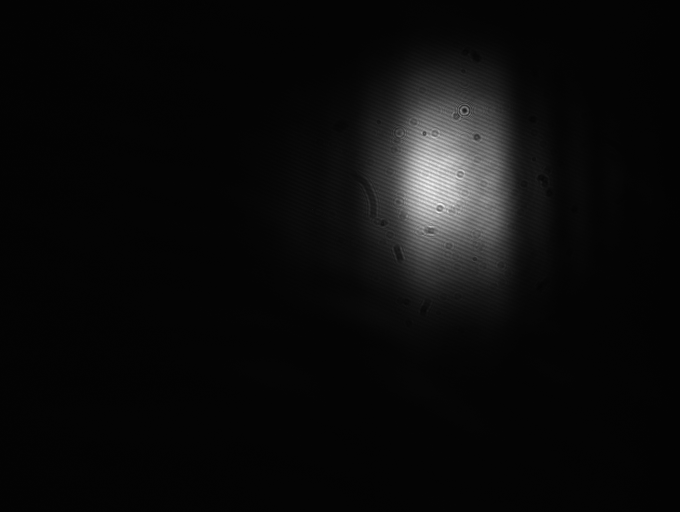
#> input picture examples/beam_profile/2025-8-22-det-beamshape-for-height-scans.bmp, 1360 x 1024 px (shown at 1/2 size)
$ jupyter execute --allow-errors 'R2 transition_unexpanded_beam_57mW.ipynb'   (shell and % lines are left out)
#> lines starting #> are read from the running program, lines starting #| are printed output that depends on the picture; after the words box and inside, x2 and y2 are one past the last pixel; in counts of white or black regions, pixels touching at a corner belong together
[cell 1]
from pathlib import Path
import pickle

import numpy as np
from scipy import constants as cst

import matplotlib.pyplot as plt
import tqdm

from centrex_tlf import states, hamiltonian, transitions, couplings, lindblad, utils
from centrex_tlf_julia_extension import lindblad_julia
# import cv2
import numpy as np
from scipy.optimize import curve_fit
import scipy.ndimage as ndimage

from PIL import Image

[cell 2]
plt.rcParams.update({"font.size": 14})

[cell 3]
cwd = Path().cwd()

# Setting up the system

#> (a cell that did not finish here is left out)

#> (a cell that did not finish here is left out)

#> (a cell that did not finish here is left out)

[cell 7]
from copy import deepcopy

#> (the rest of this cell did not finish here and is left out)

#> (a cell that did not finish here is left out)

## Detection Laser Beam Profile

### Read data from thorlabs beam profiler

## Beam profile after realignment with longer beamline

[cell 9]
import cv2


file_path = "beam_profile/2025-8-22-det-beamshape-for-height-scans.bmp"
# Open the image file
image = Image.open(file_path)
#> image is the input picture: PIL image 1360x1024 RGB; min 2, max 255, mean 11.7

# Convert the image to grayscale (optional, if you need a 2D array)
image = image.convert('L')
#> image: PIL image 1360x1024 L
# Convert the image to a NumPy array
image_array = np.array(image)
image_array = image_array[::-1, :]
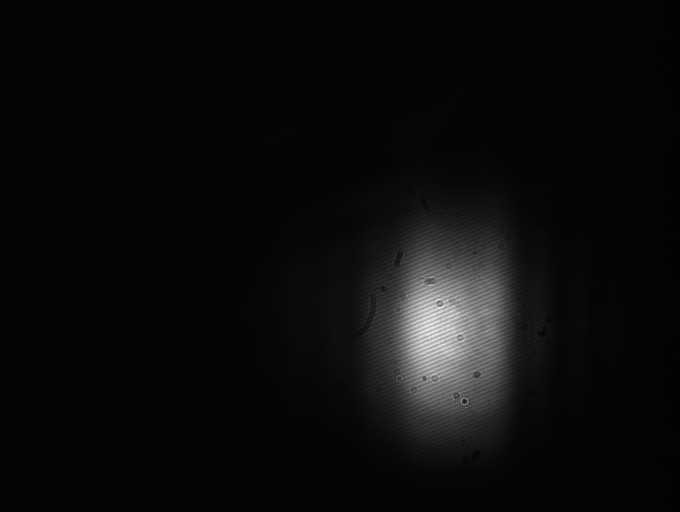
#> image_array: shape (1024, 1360) (shown at 1/2 size); min 2, max 255, mean 11.7
sensor_array = image_array

# Converting the array to uint8 format needed for OpenCV
image = (sensor_array).astype(np.uint8)

# Apply thresholding to create a binary mask of the non-zero data
_, thresholded = cv2.threshold(image, 60, 255, cv2.THRESH_BINARY)
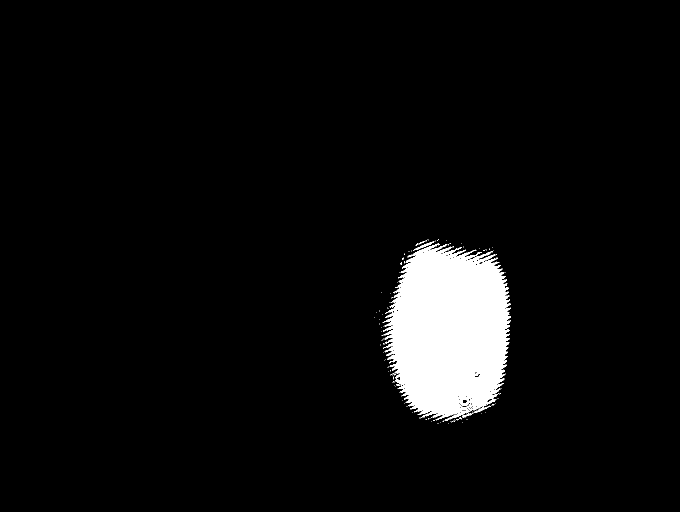
#> thresholded: shape (1024, 1360) (shown at 1/2 size); 4.8% white; 134 white regions (131 under 20 px)

# Find contours of the thresholded image to locate the non-zero areas
contours, _ = cv2.findContours(thresholded, cv2.RETR_EXTERNAL, cv2.CHAIN_APPROX_SIMPLE)
#> contours = 134 contours, 132 with area under 20; largest, box (x1, y1, x2, y2) and area: (763, 487, 1022, 842) 66090, (828, 482, 869, 501) 102

# Combine all contours into one to get a single enclosing circle
all_points = np.vstack(contours)
#> all_points = contour of 2600 points, box (x1, y1, x2, y2) (749, 478, 1022, 848), area 47782

# Find the minimum enclosing circle that covers all combined contours
(x, y), radius = cv2.minEnclosingCircle(all_points)
#> x = 899.2; y = 661.1; radius = 187.4
center = (int(x), int(y))
#> center = (899, 661)
radius = int(radius)
#> radius = 187

# Draw the enclosing circle on the original image
output_image = cv2.cvtColor(image, cv2.COLOR_GRAY2BGR)  # Convert to BGR for colored circle visualization
cv2.circle(output_image, center, radius, (0, 255, 0), 2)
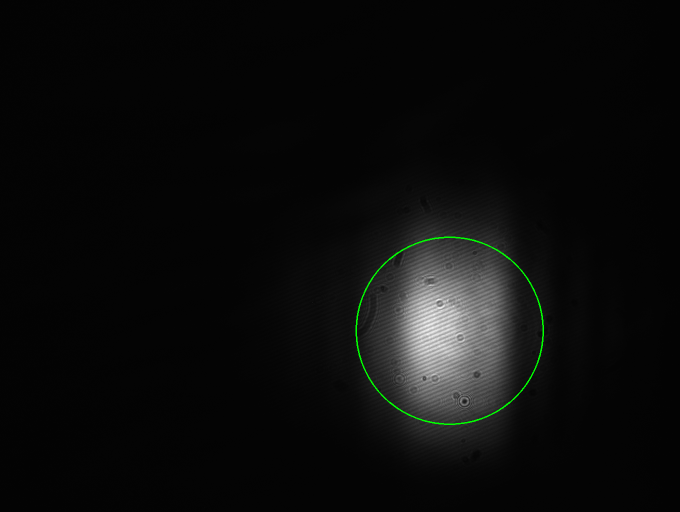
#> output_image: shape (1024, 1360, 3) (shown at 1/2 size); mean B, G, R 11.6, 12.2, 11.6


pixel_x_size, pixel_y_size = 8.77e-3/1360, 6.6e-3/1024

# Define a 2D Gaussian function
def gaussian_2d(xy, amplitude, xo, yo, sigma_x, sigma_y):
    x, y = xy
    xo = float(xo)
    yo = float(yo)
    g = amplitude * np.exp(-(((x - xo) ** 2) / (2 * sigma_x ** 2) + ((y - yo) ** 2) / (2 * sigma_y ** 2)))
    return g.ravel()

# Define the 2D Gaussian function with rotation
def gaussian_2d_rotated(coords, A, x0, y0, sigma_x, sigma_y, theta):
    x, y = coords
    a = np.cos(theta)**2 / (2*sigma_x**2) + np.sin(theta)**2 / (2*sigma_y**2)
    b = np.sin(2*theta) / (2*sigma_x**2) - np.sin(2*theta) / (2*sigma_y**2)
    c = np.sin(theta)**2 / (2*sigma_x**2) + np.cos(theta)**2 / (2*sigma_y**2)

    g = A * np.exp(- a*(x-x0)**2 - b*(x-x0)*(y-y0) - c*(y-y0)**2)
    return g.ravel()

# Initial guess for the Gaussian parameters
initial_guess = (80, 600, 400, 200, 200, 3.14)  # (A, x0, y0, sigma_x, sigma_y, theta)
# initial_guess = (20, 600, 600, 20, 20)  # (A, x0, y0, sigma_x, sigma_y)

img = ndimage.gaussian_filter(sensor_array, sigma=(10, 10), order=0)

# Generate a grid of x, y coordinates
x = np.arange(img.shape[1])
#> x = 1360 values from 0 to 1359
y = np.arange(img.shape[0])
#> y = 1024 values from 0 to 1023
x, y = np.meshgrid(x, y)

# Create a mask to select data within the circle
mask = (x - center[0])**2 + (y - center[1])**2 <= radius**2
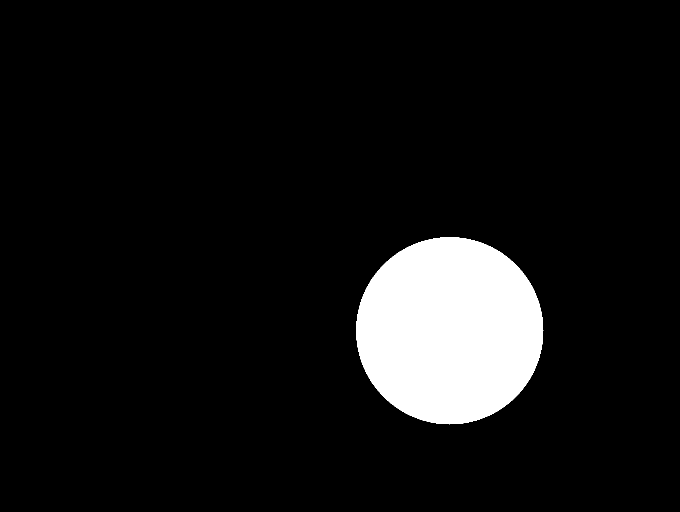
#> mask: shape (1024, 1360) bool (shown at 1/2 size); 7.9% white; 1 white region, box (x1, y1, x2, y2) and area: (712, 474, 1087, 849) 109845

# Apply the mask to extract the relevant data
x_data = x[mask]
y_data = y[mask]
z_data = img[mask]


# Fit the Gaussian model to the data
popt, pcov = curve_fit(gaussian_2d_rotated, (x_data, y_data), z_data, p0=initial_guess, bounds=([-np.inf, -np.inf, -np.inf, -np.inf, -np.inf, 0], [np.inf, np.inf, np.inf, np.inf, np.inf, 2*np.pi]))
#> popt = [194.3, 888.9, 662.3, 111.8, 82.29, 4.76]; pcov = [[0.0079, 6.34e-05, -2.61e-05, -0.00328, -0.00181, -2.44e-08], [6.34e-05, 0.00132, -7.02e-05, -3.84e-05, -4.88e-05, -3.32e-07], [-2.61e-05, -7.02e-05, 0.00271, 4.62e-05, 2.39e-06, 1.58e-06], [-0.00328, -3.84e-05, 4.62e-05, 0.00423, 0.00015, 3.39e-08], [-0.00181, -4.88e-05, 2.39e-06, 0.00015, 0.00152, 2.73e-08], [-2.44e-08, -3.32e-07, 1.58e-06, 3.39e-08, 2.73e-08, 1.31e-06]]
# popt, pcov = curve_fit(gaussian_2d, (x_data, y_data), z_data, p0=initial_guess)


# # Extract the fitted parameters
amplitude, xo, yo, sigma_x, sigma_y, theta = popt
#> amplitude = 194.3; xo = 888.9; yo = 662.3; sigma_x = 111.8; sigma_y = 82.29; theta = 4.76

# Generate fitted data for visualization
z_fitted = gaussian_2d_rotated((x, y), *popt).reshape(sensor_array.shape)


# Plot fitted Gaussian
fig, (ax1, ax2, ax3) = plt.subplots(1, 3, figsize=(25, 6))
scatter1 = ax1.scatter(x_data, y_data, c=sensor_array[mask], vmin=0, vmax=180, cmap='viridis')
ax1.set_title('Raw Sensor Data')
ax2.set_xlabel('Pixel X Index')
ax2.set_ylabel('Pixel Y Index')
fig.colorbar(scatter1, ax=ax1, label='Sensor Value')

scatter2 = ax2.scatter(x_data, y_data, c=z_data, cmap='viridis')
ax2.set_title('Smoothened Sensor Data')
ax2.set_xlabel('Pixel X Index')
ax2.set_ylabel('Pixel Y Index')
fig.colorbar(scatter2, ax=ax2, label='Sensor Value')

scatter3 = ax3.scatter(x_data, y_data, c=z_fitted[mask], cmap='viridis')
ax3.set_title('Fitted 2D Gaussian')
ax3.set_xlabel('Pixel X Index')
ax3.set_ylabel('Pixel Y Index')
ax3.scatter(center[0], center[1], color='red', marker='o')
ax3.scatter(popt[1], popt[2], color='black', marker='x', label=f'Fitted Center x={(xo-center[0])*pixel_x_size*1e3:.2f}mm y={(yo-center[1])*pixel_y_size*1e3:.2f}mm')
ax3.plot(popt[1]+np.arange(-250,250,50)*np.sin(theta), popt[2]-np.arange(-250,250,50)*np.cos(theta), color='black', alpha=0.5, label=f'theta={int(theta*180/np.pi)}°')
fig.colorbar(scatter3, ax=ax3, label='Sensor Value')
ax3.legend()
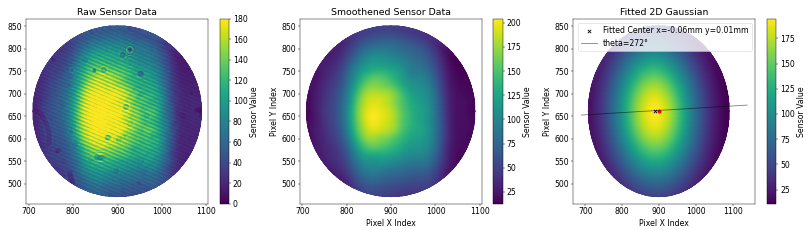
#> figure drawn by matplotlib, 6 panels

[cell 10]
popt
#> Out = [194.3, 888.9, 662.3, 111.8, 82.29, 4.76]

[cell 11]
image.shape
#> Out = (1024, 1360)

[cell 12]
image.shape[0]*pixel_x_size
#> Out = 0.0066

[cell 13]
(yo-center[1])*pixel_y_size
#> Out = 8.25e-06

[cell 14]
sigma_x*pixel_x_size, sigma_y*pixel_y_size
#> Out = (0.000721, 0.00053)

# Scan Frequency

[cell 15]
def get_diagonal_indices_flattened(size, states=None, mode="python"):
    if states is None:
        indices = [i + size * i for i in range(size)]
    else:
        indices = [i + size * i for i in states]
    if mode == "julia":
        return [i + 1 for i in indices]
    elif mode == "python":
        return indices
#> (the rest of this cell did not finish here and is left out)

## Run simulation

[cell 16]
from rich import progress
# + and - detuning is the same
vxs = np.append(np.append(np.append(np.arange(0, 2, 0.1), np.arange(5, 10, 0.1)), np.arange(2, 5, 0.04)), np.arange(10,30,1))
y0s = np.append(np.arange(0, 3, 0.2), np.arange(3, 5, 0.5)) * 1e-3 # [mm to m]
vzs = 184+np.arange(-20, 20, 5)
def scan_function(y0, vz):
    laser_power = 57
    ρ = utils.population.generate_uniform_population_states(
        states.QuantumSelector(J=2, F=3, electronic=states.ElectronicState.X), obe_system.QN
    )
    stop_function = "vz*t + z0 >= 2e-2"

    callback = lindblad_julia.setup_discrete_callback_terminate(
        odepars=odepars, stop_expression=stop_function
    )
    odepars.σz, odepars.σy = sigma_x*pixel_x_size, sigma_y*pixel_y_size
    odepars.β = 0
    odepars.θ = theta
    odepars.y0 = y0
    odepars.vz = vz
    odepars.laser_center_z, odepars.laser_center_y = 0, 0
    power = laser_power*1e-3


    peak_intensity = power / (2 * np.pi * odepars.σz * odepars.σy)

    odepars.peak_intensity = peak_intensity

    ensemble_config = lindblad_julia.OBEEnsembleProblemConfig(
        method="Tsit5()",
        save_idxs=save_idxs,
        saveat=1e-6,
        abstol=1e-10,
        reltol=1e-7,
        callback=callback,
    )

    problem = lindblad_julia.OBEProblem(odepars, ρ, tspan=(0, 500e-6))

    scan_values = [vxs]
    parameters = ["vx"]

    output_func = lindblad_julia.setup_state_integral_calculation_state_idxs(
        nphotons=True
    )

    ensemble_problem = lindblad_julia.OBEEnsembleProblem(
        problem=problem,
        parameters=parameters,
        scan_values=scan_values,
        output_func=output_func,
        zipped=True,
    )

    lindblad_julia.setup_problem_parameter_scan(ensemble_problem)

    lindblad_julia.solve_problem_parameter_scan(ensemble_problem, ensemble_config)

    results = lindblad_julia.get_results_parameter_scan(ensemble_problem)
    return results

[cell 17]
import pandas as pd
import numpy as np
from rich import progress
class TaskSpeed(progress.ProgressColumn):
    def render(self, task):
        if task.speed is None:
            return ""
        elif task.speed >= 0.1:
            return f"{(task.speed or 0):.1f}/s"
        else:
            return f"{(1 / task.speed or 0):.1f} s/i"

# --- Main Script ---
all_records = [] # This list will store all the data points in memory

#> (the rest of this cell did not finish here and is left out)

[cell 18]
import pandas as pd
import numpy as np
from scipy.interpolate import LinearNDInterpolator
from time import time

import pickle

with open("scan_results.pkl", "rb") as f:
#> (reads examples/scan_results.pkl from the repository)
    df = pickle.load(f)

print(f"Successfully loaded {len(df)} data points.")


# --- 2. Prepare Data for Interpolation ---
# The interpolator needs two things:
#   a) An array of points, where each row is a coordinate (vz, y0, vy).
#   b) An array of the corresponding result values.

print("Preparing data for the interpolator...")
# Stack the coordinate columns into an (N, 3) array of points
points = df[['vz', 'y0', 'vx']].values

# Get the corresponding result values
values = df['result'].values


# --- 3. Create the Interpolation Function ---
# We use LinearNDInterpolator because your data points do not form a regular grid.
print("Building the 3D interpolation function...")
start_time = time()
# This step builds the triangulation of your data, which makes future lookups fast.
interpolator = LinearNDInterpolator(points, values)
end_time = time()
print(f"Interpolator built in {end_time - start_time:.2f} seconds.")

pickle.dump(interpolator, open("3d_interpolator.pkl", "wb"))

[cell 19]
np.isnan(interpolator(180,0,0))

[cell 20]
import pickle
with open("3d_interpolator.pkl", "rb") as f:
    interpolator = pickle.load(f)

[cell 21]
import matplotlib.pyplot as plt
import numpy as np
vxs = np.linspace(0, 10, 100)
plt.grid()
plt.plot(vxs, interpolator(184, 4e-3, vxs))
plt.xlabel("Transverse Velocity (m/s)")
plt.ylabel("no. of photons scattered")
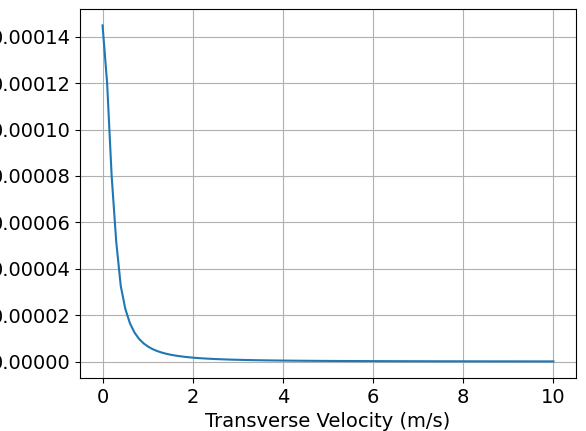
#> figure drawn by matplotlib, 1 panel; curve peaks at x = 0, y = 0.000145
